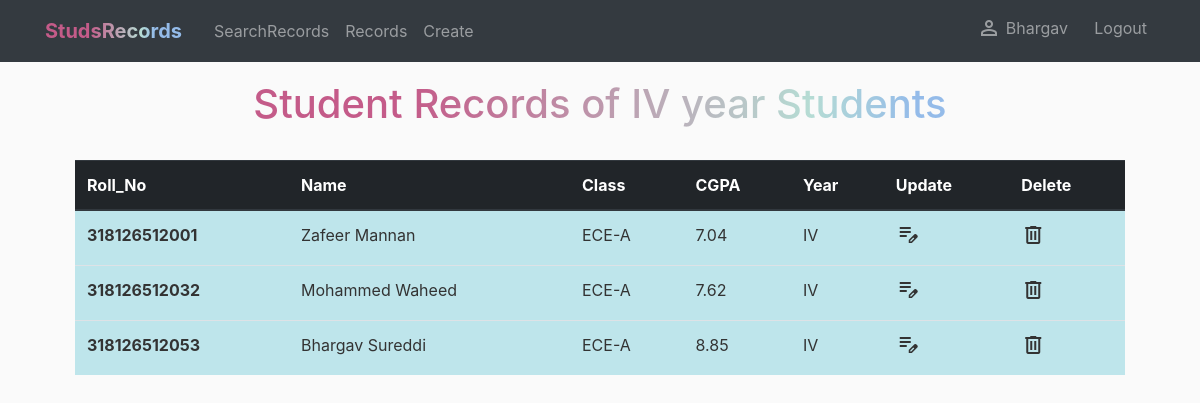
Screenshot of /recordsy/IV (signed in) with the database file from the repository.
### student/models.py (models this page shows, shortened)
class Student(models.Model):
    YEAR=[('I', 'First'),
    ('II', 'Second'),
    ('III', 'Third'),
    ('IV', 'Fourth')]
    BRANCH_SEC = [
    ('ECE-A', 'ECE-A'),
    ('ECE-B', 'ECE-B'),
    ('CSE-A', 'CSE-A'),
    ('CSE-B', 'CSE-B'),
    ('EEE-A', 'EEE-A')]
    roll_no=models.PositiveBigIntegerField(help_text="Enter your roll number (length-12) : <em>(318126xxxxxx)</em> format",verbose_name="Roll number",default=318126512000
    ,validators=[MinValueValidator(1),MaxValueValidator(318126512999),RegexValidator(r"^\d{1,12}")],unique=True)
    name=models.CharField(max_length=50)
    class_signature=models.CharField(
        max_length=5,
        choices=BRANCH_SEC,
        default="ECE-A",
        verbose_name="Branch and Section"
    )
    cgpa=models.DecimalField(decimal_places=2,max_digits=4,validators=[RegexValidator(r"^\d{1}\.\d{1,2}$")],help_text="format: <em>x.xx</em> Eg:8.85",error_messages={"invalid":"Enter according to the format x.xx"})
    year=models.CharField(max_length=4,choices=YEAR,default="I")

### student/views.py (the view)
# urls.py: path('recordsy/<str:year>',RecordsByYearsListView.as_view(),name="records-year")
class RecordsByYearsListView(LoginRequiredMixin,ListView):
    model=Student
    template_name = "student/filtered.html"
    paginate_by = 5
    def get_queryset(self):
        yearReq=self.kwargs["year"]
        orderByList=["class_signature","roll_no"]
        return Student.objects.filter(year=yearReq).order_by(*orderByList)

### student/templates/student/filtered.html (shortened to what this page needs)
{% extends 'student/base.html' %} {% block content %}
<div class="container mt-4">
  <h1 class="text-center heading">Student Records of {{view.kwargs.year}} year Students</h1>
  <div class="table-responsive">
    <table class="table table-hover mt-4">
      <thead class="thead-dark">
        <tr>
          <th scope="col">Roll_No</th>
          <th scope="col">Name</th>
          <th scope="col">Class</th>
          <th scope="col">CGPA</th>
          <th scope="col">Year</th>
          <th scope="col">Update</th>
          <th scope="col">Delete</th>
        </tr>
      </thead>
      <tbody>
        {% for record in object_list %}
        <tr class="table-info pointer" onclick="window.location='/records/{{record.pk}}/detail'">
            <th scope="row">{{record.roll_no}}</th>
            <td>{{record.name}}</td>
            <td>{{record.class_signature}}</td>
            <td>{{record.cgpa}}</td>
            <td><a href="{% url 'records-year' record.year %}" class="nostyle">{{record.year}}</a></td>
            <td> <a href="{% url 'record-update' record.pk %}" class="nostyle"><span class="material-symbols-outlined">
            </span></a></td>
            <td> <a href="{% url 'record-delete' record.pk %}" class="nostyle"><span class="material-symbols-outlined">
            </span></a></td>
        </tr>
        {% endfor %}
      </tbody>
    </table>
  </div>
</div>
{% endblock content %}

### student/templates/student/base.html (shortened to what this page needs)
{% load static %}
<!DOCTYPE html>
<html lang="en">
  <head>
    <link
      rel="stylesheet"
      href="https://cdn.jsdelivr.net/npm/bootstrap@4.0.0/dist/css/bootstrap.min.css"
    />
    <link rel="stylesheet" href="{% static 'css/main.css' %}" />
  </head>
  <body>
    <nav class="navbar navbar-expand-md navbar-dark bg-dark fixed-top">
      <div class="container">
        <a class="navbar-brand mr-4 font-weight-bold" href="{% url 'student-home' %}">StudsRecords</a>
        <div class="collapse navbar-collapse" id="navbarToggle">
          <div class="navbar-nav mr-auto">
            <a class="nav-item nav-link" href="{% url 'records-filtered' %}">SearchRecords</a>
            <a class="nav-item nav-link" href="{% url 'records-list' %}">Records</a>
            <a class="nav-item nav-link" href="{% url 'record-create' %}">Create</a>
          </div>
          <div class="navbar-nav">
            {% if user.is_authenticated %}
            <a class="nav-item nav-link" href="{% url 'user-profile' %}">
              <div class="container">
                <div class="row no-gutters">
                  <div class="col-md-4">
              <span class="material-symbols-outlined ">person</span>
                  </div>
                  <div class="col-md-4"><span>{{user.username}}</span></div>
                </div>
              </div>
              </a>
            <a class="nav-item nav-link" href="{% url 'logout' %}">Logout</a>
            {% else %}
            <a class="nav-item nav-link" href="{% url 'login' %}"> Login</a>
            {% endif %}
          </div>
        </div>
      </div>
    </nav>
    <main role="main" class="container mt-5">
      <div class="container">
         {% block content %}{% endblock content %}
      </div>
    </main>
  </body>
</html>

### static/css/main.css (style rules this page uses)
body { background: #fafafa; color: #333333; margin-top: 5rem; }
.heading, .navbar-brand { background: rgb(196, 91, 137); background: linear-gradient( 90deg, rgba(196, 91, 137, 1) 32%, rgba(182, 220, 212, 1) 70%, rgba(148, 187, 233, 1) 80% ); -webkit-background-clip: text; -webkit-text-fill-color: transparent; }
.theaddeets,h1 { background: linear-gradient( 90deg, rgba(10, 113, 40, 0.7374300061821604) 18%, rgba(183, 221, 99, 1) 52%, rgba(147, 55, 83, 0.48252804539784666) 91% ); }
.pointer { cursor: pointer; }
.nostyle { color: inherit; text-decoration: none; }

### rows the page displays
Student: roll_no "318126512001", name "Zafeer Mannan", class_signature "ECE-A", cgpa "7.04", year "IV"
Student: roll_no "318126512032", name "Mohammed Waheed", class_signature "ECE-A", cgpa "7.62", year "IV"
Student: roll_no "318126512053", name "Bhargav Sureddi", class_signature "ECE-A", cgpa "8.85", year "IV"

### other values shown
{{ user.username }} "Bhargav"
{{ view.kwargs.year }} "IV"
